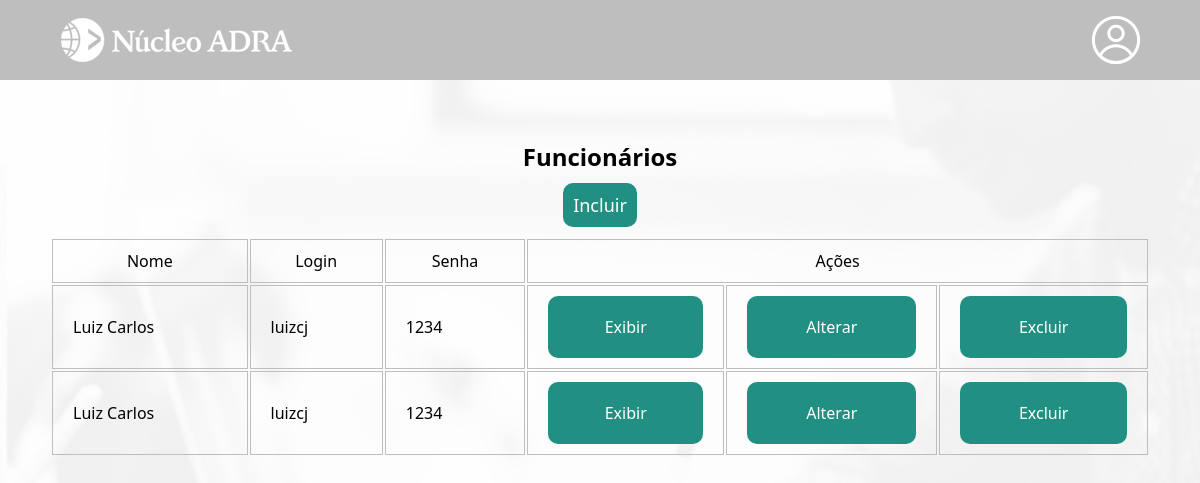
Before: /institucional/funcionario/index.php with the older database file.
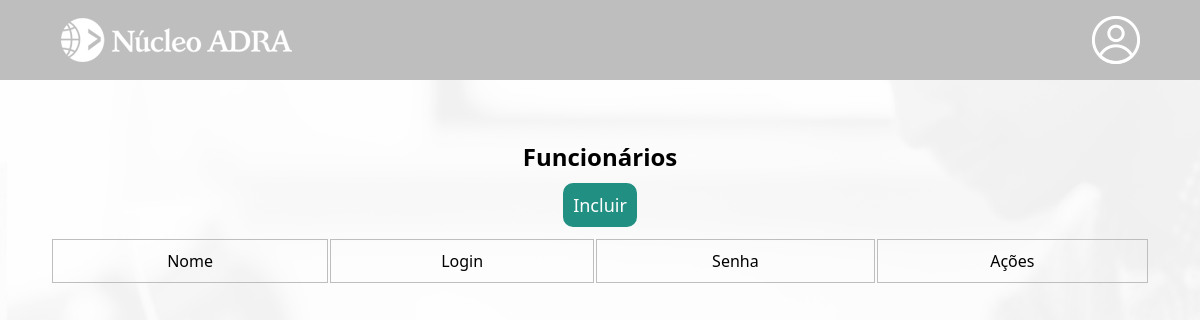
After: the same page with the newer database file.
### tables this page shows
CREATE TABLE `administracao` (
  `id` smallint unsigned NOT NULL AUTO_INCREMENT,
  `nome` varchar(30) NOT NULL,
  `login` varchar(20) NOT NULL,
  `senha` varchar(255) NOT NULL,
  PRIMARY KEY (`id`)
);

### institucional/funcionario/index.php (the view, shortened to what this page needs)
<?php
    require_once "../../util/config.php";
    $idAluno = $_GET['i'];
    $sql = "SELECT * FROM administracao";
    $result = mysqli_query($link, $sql);
?>
<!DOCTYPE html>
<html lang="pt-br">
<head>
    <link rel="stylesheet" href="../../css/mural.css">
</head>
<body>
<header>
        <main>
            <div class="cabecalho-conteudo">
                <a href="../administrador.php?i=<?php echo $idAluno; ?>">
                <div id="logo" class="opcoes-nav">
                    <img src="../../imagens/nucleo-adra-branco-232x48.png" alt="logo-adra">
                </div>
                </a>
                <div id="perfil" class="opcoes-nav">
                </div>
            </div>
        </main>
    </header>
<div class="container-admin">
    <h2>Funcionários</h2>
    <p><a href="create.php?i=<?php echo $idAluno; ?>">Incluir</a></p>
    <table border="0" class="tabela-admin">
        <tr class="tabela-titulo">
            <td><center>Nome</center></td>
            <td><center>Login</center></td>
            <td><center>Senha</center></td>
            <td colspan="4"><center>Ações</center></td>
        </tr>
        <?php while($row = mysqli_fetch_array($result)){?>
        <tr class="tabela-linha">
            <td><?php echo($row['nome'])?></td>
            <td><?php echo($row['login'])?></td>
            <td><?php echo($row['senha'])?></td>
            <td><?php echo('<a href="read.php?id='.$row['id'].'&i='.$idAluno.'">Exibir</a>')?></td>
            <td><?php echo('<a href="update.php?id='.$row['id'].'&i='.$idAluno.'">Alterar</a>')?></td>
            <td><?php echo('<a href="delete.php?id='.$row['id'].'&i='.$idAluno.'">Excluir</a>')?></td>
        </tr>
        <?php } ?>
    </table>
    </div>
</body>
</html>

Changed rows visible on the page:
removed administracao: nome "Luiz Carlos", login "luizcj", senha "1234"
removed administracao: nome "Luiz Carlos", login "luizcj", senha "1234"
